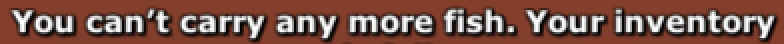
#> input picture eterspire_notifier/templates/inventory_full_fish.png, 392 x 22 px (shown 2 times larger)
$ python -i detector.py   (imports and definitions only)
#> lines starting #> are read from the running program, lines starting #| are printed output that depends on the picture; after the words box and inside, x2 and y2 are one past the last pixel; in counts of white or black regions, pixels touching at a corner belong together
#> further down, picture is the input picture: shape (22, 392, 3); mean B, G, R 73.2, 84.2, 124.7
"""Finds the game's pop-ups on a screenshot.

Detection runs in two stages so it works at any game window size and stays cheap
while the game sits AFK:

1. Candidates: every pop-up has the same flat red-brown panel. Pixels of that
   colour are grouped into blobs, and blobs shaped like a pop-up are kept. The
   blob's width tells how big the pop-up is drawn on screen.
2. Verification: the text line of each known pop-up (``templates/*.png``) is
   matched inside each candidate, at sizes close to the one measured in step 1.
   The best match above the threshold says which pop-up is open.
"""

from __future__ import annotations

import math
from dataclasses import dataclass
from pathlib import Path

import cv2
import numpy as np

# template file name -> event it signals
TEMPLATES = {
    "inventory_full_fish": "inventory_full",
    "inventory_full_logs": "inventory_full",
    "spot_empty": "spot_empty",
}
EVENTS = ("inventory_full", "spot_empty")

BUILTIN_TEMPLATES_DIR = Path(__file__).parent / "templates"

# Inner panel width of the pop-ups in the screenshots the templates were cut from.
REFERENCE_PANEL_WIDTH = 414
# Panel colour (HSV, OpenCV ranges). The game draws it as BGR (46, 64, 135).
PANEL_HSV_LOW = (2, 130, 100)
PANEL_HSV_HIGH = (10, 205, 170)


@dataclass
class Match:
    template: str
    event: str
    score: float
    scale: float
    box: tuple[int, int, int, int]  # x, y, w, h in screenshot pixels


# [28 lines left out: functions load_gray, load_templates, _smooth, not called in this run]


def find_panels(bgr: np.ndarray, max_panels: int = 6) -> list[tuple[int, int, int, int]]:
    """Return bounding boxes of pop-up-shaped blobs of the panel colour, largest first."""
#> called with max_panels = 6
    hsv = cv2.cvtColor(bgr, cv2.COLOR_BGR2HSV)
#> hsv: shape (22, 392, 3); mean H, S, V 5.4, 118.4, 124.7
    mask = cv2.inRange(hsv, PANEL_HSV_LOW, PANEL_HSV_HIGH)
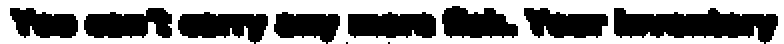
#> mask: shape (22, 392) (shown 2 times larger); 52.6% white; 10 black regions (2 under 20 px), largest, box (x1, y1, x2, y2) and area: (307, 4, 389, 22) 950, (89, 6, 134, 22) 499, (42, 4, 86, 19) 492
    count, _, stats, _ = cv2.connectedComponentsWithStats(mask, connectivity=8)
#> count = 2; stats = [[5, 3, 384, 19, 4092], [0, 0, 392, 22, 4532]]
    panels = []
    for x, y, w, h, area in stats[1:count]:
        if w < 120 or h < 30:
            continue
        if not 1.4 <= w / h <= 5.0:
            continue
        if area < 0.45 * w * h:  # text and icons punch holes in the panel, but it's mostly solid
            continue
        panels.append((int(x), int(y), int(w), int(h)))
#> this loop made 1 pass
#> after the loop, panels = []
    panels.sort(key=lambda b: b[2] * b[3], reverse=True)
    return panels[:max_panels]


class PopupDetector:
    SCALE_SPREAD = 0.05  # verify at +-5% around the size measured from the panel
    COARSE_STEP = 0.015
    FINE_STEP = 0.005

    # [77 lines left out: functions __init__, _template, _best_in_roi, _match_panel, scan, detect, not called in this run]

>>> import cv2
>>> picture = cv2.imread('templates/inventory_full_fish.png')
>>> result = find_panels(picture)
#> result = []

$ run again, on eterspire_notifier/templates/inventory_full_logs.png
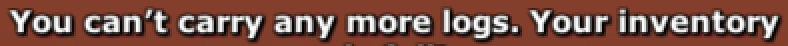
#> input picture eterspire_notifier/templates/inventory_full_logs.png, 394 x 23 px (shown 2 times larger)
#> picture is the input picture: shape (23, 394, 3); mean B, G, R 72.3, 83.6, 125
#> hsv: shape (23, 394, 3); mean H, S, V 5.5, 120.1, 125
#> in find_panels, `mask = cv2.inRange(hsv, PANEL_HSV_LOW, PANEL_HSV_HIGH)`:
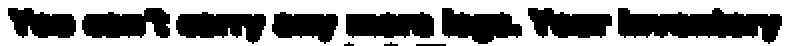
#> mask: shape (23, 394) (shown 2 times larger); 54.2% white; 11 black regions (3 under 20 px), largest, box (x1, y1, x2, y2) and area: (309, 4, 391, 22) 950, (88, 6, 133, 22) 499, (41, 4, 85, 19) 491
#> count = 2; stats = [[4, 4, 387, 19, 4150], [0, 0, 394, 23, 4912]]
#> the loop in find_panels, `for x, y, w, h, area in stats[1:count]:` made 1 pass
#> after the loop in find_panels, `for x, y, w, h, area in stats[1:count]:`: panels = []

$ run again, on eterspire_notifier/templates/spot_empty.png
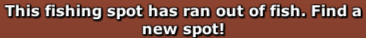
#> input picture eterspire_notifier/templates/spot_empty.png, 366 x 38 px
#> picture is the input picture: shape (38, 366, 3); mean B, G, R 68.2, 81, 130.3
#> hsv: shape (38, 366, 3); mean H, S, V 5.4, 129.3, 130.3
#> in find_panels, `mask = cv2.inRange(hsv, PANEL_HSV_LOW, PANEL_HSV_HIGH)`:
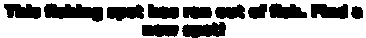
#> mask: shape (38, 366); 65.6% white; 12 black regions, largest, box (x1, y1, x2, y2) and area: (44, 3, 103, 22) 743, (182, 22, 226, 38) 525, (311, 4, 348, 19) 456
#> count = 3; stats = [[4, 3, 359, 35, 4790], [0, 0, 366, 38, 9117], [218, 30, 1, 1, 1]]
#> the loop in find_panels, `for x, y, w, h, area in stats[1:count]:` made 2 passes
#> after the loop in find_panels, `for x, y, w, h, area in stats[1:count]:`: panels = []
